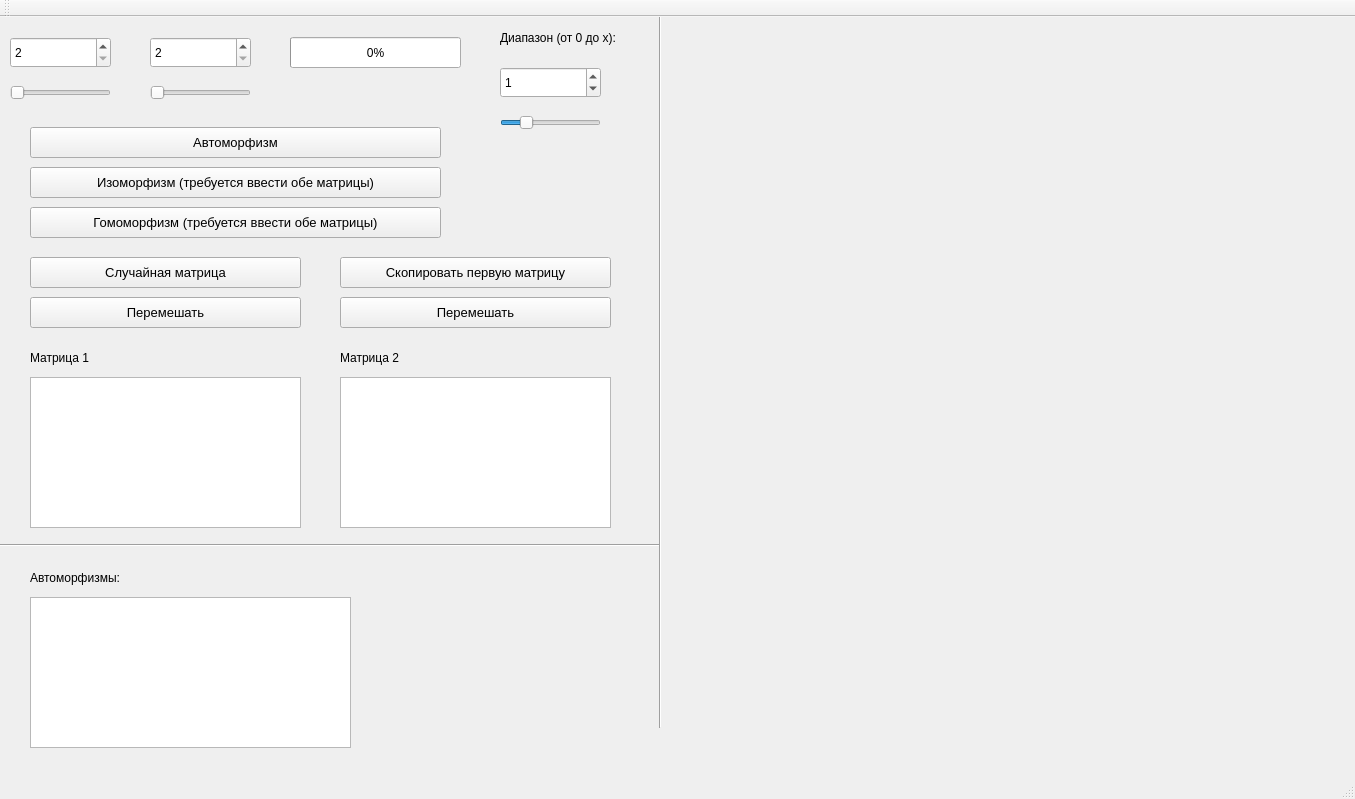
<?xml version="1.0" encoding="UTF-8"?>
<ui version="4.0">
 <class>MainWindow</class>
 <widget class="QMainWindow" name="MainWindow">
  <property name="geometry">
   <rect>
    <x>0</x>
    <y>0</y>
    <width>1355</width>
    <height>799</height>
   </rect>
  </property>
  <property name="windowTitle">
   <string>MainWindow</string>
  </property>
  <property name="dockOptions">
   <set>QMainWindow::AllowTabbedDocks|QMainWindow::AnimatedDocks</set>
  </property>
  <widget class="QWidget" name="centralWidget">
   <widget class="QCustomPlot" name="widget" native="true">
    <property name="geometry">
     <rect>
      <x>680</x>
      <y>40</y>
      <width>641</width>
      <height>621</height>
     </rect>
    </property>
   </widget>
   <widget class="QPushButton" name="genRandomGraphBtn">
    <property name="geometry">
     <rect>
      <x>30</x>
      <y>240</y>
      <width>271</width>
      <height>31</height>
     </rect>
    </property>
    <property name="font">
     <font>
      <pointsize>10</pointsize>
     </font>
    </property>
    <property name="contextMenuPolicy">
     <enum>Qt::PreventContextMenu</enum>
    </property>
    <property name="text">
     <string>Случайная матрица</string>
    </property>
   </widget>
   <widget class="QSpinBox" name="matrixSpinBox">
    <property name="geometry">
     <rect>
      <x>10</x>
      <y>20</y>
      <width>101</width>
      <height>31</height>
     </rect>
    </property>
    <property name="minimum">
     <number>2</number>
    </property>
    <property name="maximum">
     <number>450</number>
    </property>
    <property name="value">
     <number>2</number>
    </property>
   </widget>
   <widget class="QProgressBar" name="progressBar">
    <property name="geometry">
     <rect>
      <x>290</x>
      <y>20</y>
      <width>171</width>
      <height>31</height>
     </rect>
    </property>
    <property name="value">
     <number>0</number>
    </property>
   </widget>
   <widget class="QSlider" name="matrixSlider">
    <property name="geometry">
     <rect>
      <x>10</x>
      <y>60</y>
      <width>101</width>
      <height>31</height>
     </rect>
    </property>
    <property name="minimum">
     <number>2</number>
    </property>
    <property name="maximum">
     <number>450</number>
    </property>
    <property name="value">
     <number>2</number>
    </property>
    <property name="sliderPosition">
     <number>2</number>
    </property>
    <property name="orientation">
     <enum>Qt::Horizontal</enum>
    </property>
   </widget>
   <widget class="QPushButton" name="automorphismBtn">
    <property name="geometry">
     <rect>
      <x>30</x>
      <y>110</y>
      <width>411</width>
      <height>31</height>
     </rect>
    </property>
    <property name="font">
     <font>
      <pointsize>10</pointsize>
     </font>
    </property>
    <property name="text">
     <string>Автоморфизм</string>
    </property>
   </widget>
   <widget class="QTextEdit" name="outputEdit">
    <property name="geometry">
     <rect>
      <x>30</x>
      <y>580</y>
      <width>321</width>
      <height>151</height>
     </rect>
    </property>
    <property name="tabStopWidth">
     <number>74</number>
    </property>
    <property name="textInteractionFlags">
     <set>Qt::TextEditorInteraction</set>
    </property>
   </widget>
   <widget class="QLabel" name="outputLabel">
    <property name="geometry">
     <rect>
      <x>30</x>
      <y>550</y>
      <width>231</width>
      <height>21</height>
     </rect>
    </property>
    <property name="text">
     <string>Автоморфизмы:</string>
    </property>
   </widget>
   <widget class="QPushButton" name="shuffleBtn">
    <property name="geometry">
     <rect>
      <x>30</x>
      <y>280</y>
      <width>271</width>
      <height>31</height>
     </rect>
    </property>
    <property name="font">
     <font>
      <pointsize>10</pointsize>
     </font>
    </property>
    <property name="text">
     <string>Перемешать</string>
    </property>
   </widget>
   <widget class="QTextEdit" name="matrix_2Edit">
    <property name="geometry">
     <rect>
      <x>340</x>
      <y>360</y>
      <width>271</width>
      <height>151</height>
     </rect>
    </property>
   </widget>
   <widget class="QPushButton" name="isomorphismBtn">
    <property name="geometry">
     <rect>
      <x>30</x>
      <y>150</y>
      <width>411</width>
      <height>31</height>
     </rect>
    </property>
    <property name="font">
     <font>
      <pointsize>10</pointsize>
      <weight>50</weight>
      <bold>false</bold>
     </font>
    </property>
    <property name="text">
     <string>Изоморфизм (требуется ввести обе матрицы)</string>
    </property>
   </widget>
   <widget class="QPushButton" name="gomomorphismBtn">
    <property name="geometry">
     <rect>
      <x>30</x>
      <y>190</y>
      <width>411</width>
      <height>31</height>
     </rect>
    </property>
    <property name="font">
     <font>
      <pointsize>10</pointsize>
     </font>
    </property>
    <property name="text">
     <string>Гомоморфизм (требуется ввести обе матрицы)</string>
    </property>
   </widget>
   <widget class="QSpinBox" name="matrix_2SpinBox">
    <property name="geometry">
     <rect>
      <x>150</x>
      <y>20</y>
      <width>101</width>
      <height>31</height>
     </rect>
    </property>
    <property name="minimum">
     <number>2</number>
    </property>
    <property name="maximum">
     <number>450</number>
    </property>
    <property name="value">
     <number>2</number>
    </property>
   </widget>
   <widget class="QSlider" name="matrix_2Slider">
    <property name="geometry">
     <rect>
      <x>150</x>
      <y>60</y>
      <width>101</width>
      <height>31</height>
     </rect>
    </property>
    <property name="minimum">
     <number>2</number>
    </property>
    <property name="maximum">
     <number>450</number>
    </property>
    <property name="value">
     <number>2</number>
    </property>
    <property name="sliderPosition">
     <number>2</number>
    </property>
    <property name="orientation">
     <enum>Qt::Horizontal</enum>
    </property>
   </widget>
   <widget class="QTextEdit" name="matrixEdit">
    <property name="geometry">
     <rect>
      <x>30</x>
      <y>360</y>
      <width>271</width>
      <height>151</height>
     </rect>
    </property>
   </widget>
   <widget class="QLabel" name="matrix_2Label">
    <property name="geometry">
     <rect>
      <x>340</x>
      <y>330</y>
      <width>231</width>
      <height>21</height>
     </rect>
    </property>
    <property name="text">
     <string>Матрица 2</string>
    </property>
   </widget>
   <widget class="QLabel" name="matrixLabel">
    <property name="geometry">
     <rect>
      <x>30</x>
      <y>330</y>
      <width>231</width>
      <height>21</height>
     </rect>
    </property>
    <property name="text">
     <string>Матрица 1</string>
    </property>
   </widget>
   <widget class="QSlider" name="rangeSlider">
    <property name="geometry">
     <rect>
      <x>500</x>
      <y>90</y>
      <width>101</width>
      <height>31</height>
     </rect>
    </property>
    <property name="minimum">
     <number>0</number>
    </property>
    <property name="maximum">
     <number>9</number>
    </property>
    <property name="value">
     <number>2</number>
    </property>
    <property name="sliderPosition">
     <number>2</number>
    </property>
    <property name="orientation">
     <enum>Qt::Horizontal</enum>
    </property>
   </widget>
   <widget class="QSpinBox" name="rangeSpinBox">
    <property name="geometry">
     <rect>
      <x>500</x>
      <y>50</y>
      <width>101</width>
      <height>31</height>
     </rect>
    </property>
    <property name="minimum">
     <number>0</number>
    </property>
    <property name="maximum">
     <number>9</number>
    </property>
    <property name="value">
     <number>1</number>
    </property>
   </widget>
   <widget class="QLabel" name="matrixLabel_2">
    <property name="geometry">
     <rect>
      <x>500</x>
      <y>10</y>
      <width>231</width>
      <height>21</height>
     </rect>
    </property>
    <property name="text">
     <string>Диапазон (от 0 до x):</string>
    </property>
   </widget>
   <widget class="Line" name="line">
    <property name="geometry">
     <rect>
      <x>0</x>
      <y>520</y>
      <width>661</width>
      <height>16</height>
     </rect>
    </property>
    <property name="orientation">
     <enum>Qt::Horizontal</enum>
    </property>
   </widget>
   <widget class="Line" name="line_2">
    <property name="geometry">
     <rect>
      <x>650</x>
      <y>-50</y>
      <width>21</width>
      <height>761</height>
     </rect>
    </property>
    <property name="orientation">
     <enum>Qt::Vertical</enum>
    </property>
   </widget>
   <widget class="QPushButton" name="copyMatrixBtn">
    <property name="geometry">
     <rect>
      <x>340</x>
      <y>240</y>
      <width>271</width>
      <height>31</height>
     </rect>
    </property>
    <property name="font">
     <font>
      <pointsize>10</pointsize>
     </font>
    </property>
    <property name="text">
     <string>Скопировать первую матрицу</string>
    </property>
   </widget>
   <widget class="QPushButton" name="shuffle_2Btn">
    <property name="geometry">
     <rect>
      <x>340</x>
      <y>280</y>
      <width>271</width>
      <height>31</height>
     </rect>
    </property>
    <property name="font">
     <font>
      <pointsize>10</pointsize>
     </font>
    </property>
    <property name="text">
     <string>Перемешать</string>
    </property>
   </widget>
  </widget>
  <widget class="QMenuBar" name="menuBar">
   <property name="geometry">
    <rect>
     <x>0</x>
     <y>0</y>
     <width>1355</width>
     <height>22</height>
    </rect>
   </property>
  </widget>
  <widget class="QToolBar" name="mainToolBar">
   <attribute name="toolBarArea">
    <enum>TopToolBarArea</enum>
   </attribute>
   <attribute name="toolBarBreak">
    <bool>false</bool>
   </attribute>
  </widget>
  <widget class="QStatusBar" name="statusBar"/>
 </widget>
 <layoutdefault spacing="6" margin="11"/>
 <customwidgets>
  <customwidget>
   <class>QCustomPlot</class>
   <extends>QWidget</extends>
   <header>qcustomplot.h</header>
   <container>1</container>
  </customwidget>
 </customwidgets>
 <resources/>
 <connections>
  <connection>
   <sender>matrixSpinBox</sender>
   <signal>valueChanged(int)</signal>
   <receiver>matrixSlider</receiver>
   <slot>setValue(int)</slot>
   <hints>
    <hint type="sourcelabel">
     <x>65</x>
     <y>132</y>
    </hint>
    <hint type="destinationlabel">
     <x>68</x>
     <y>185</y>
    </hint>
   </hints>
  </connection>
  <connection>
   <sender>matrixSlider</sender>
   <signal>valueChanged(int)</signal>
   <receiver>matrixSpinBox</receiver>
   <slot>setValue(int)</slot>
   <hints>
    <hint type="sourcelabel">
     <x>31</x>
     <y>165</y>
    </hint>
    <hint type="destinationlabel">
     <x>30</x>
     <y>128</y>
    </hint>
   </hints>
  </connection>
  <connection>
   <sender>matrix_2SpinBox</sender>
   <signal>valueChanged(int)</signal>
   <receiver>matrix_2Slider</receiver>
   <slot>setValue(int)</slot>
   <hints>
    <hint type="sourcelabel">
     <x>169</x>
     <y>145</y>
    </hint>
    <hint type="destinationlabel">
     <x>169</x>
     <y>176</y>
    </hint>
   </hints>
  </connection>
  <connection>
   <sender>matrix_2Slider</sender>
   <signal>valueChanged(int)</signal>
   <receiver>matrix_2SpinBox</receiver>
   <slot>setValue(int)</slot>
   <hints>
    <hint type="sourcelabel">
     <x>226</x>
     <y>181</y>
    </hint>
    <hint type="destinationlabel">
     <x>219</x>
     <y>145</y>
    </hint>
   </hints>
  </connection>
  <connection>
   <sender>rangeSpinBox</sender>
   <signal>valueChanged(int)</signal>
   <receiver>rangeSlider</receiver>
   <slot>setValue(int)</slot>
   <hints>
    <hint type="sourcelabel">
     <x>522</x>
     <y>109</y>
    </hint>
    <hint type="destinationlabel">
     <x>522</x>
     <y>143</y>
    </hint>
   </hints>
  </connection>
  <connection>
   <sender>rangeSlider</sender>
   <signal>valueChanged(int)</signal>
   <receiver>rangeSpinBox</receiver>
   <slot>setValue(int)</slot>
   <hints>
    <hint type="sourcelabel">
     <x>582</x>
     <y>144</y>
    </hint>
    <hint type="destinationlabel">
     <x>571</x>
     <y>111</y>
    </hint>
   </hints>
  </connection>
 </connections>
</ui>
